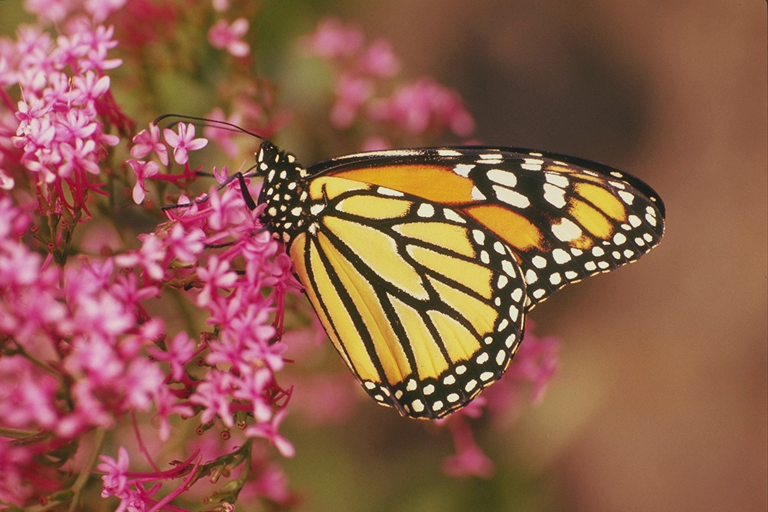
#> input picture week05_lab/dip_for_numpy/images/monarch.png, 768 x 512 px
$ python pil_step09.py
#> lines starting #> are read from the running program, lines starting #| are printed output that depends on the picture
#############################################
# Image Concatnation
#############################################

import numpy as np
from PIL import Image

img = Image.open('../images/monarch.png')
#> img is the input picture: PIL image 768x512 RGB; mean R, G, B 143.5, 93, 75
print(type(img)) # <class 'PIL.PngImagePlugin.PngImageFile'>
#| <class 'PIL.PngImagePlugin.PngImageFile'>

img.show()

np_img = np.array(img)
print('[INFO]np_img.shape : ', np_img.shape)
#| [INFO]np_img.shape :  (512, 768, 3)

# (512, 768, 3)

np_img_copy = np_img.copy()

np_slice_img = np_img[300:400,300:400,:]
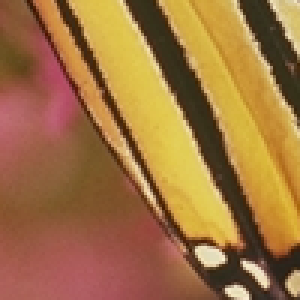
#> np_slice_img: shape (100, 100, 3) (shown 3 times larger); mean R, G, B 160.5, 115.4, 65.1
print('[INFO]np_slice_img.shape : ', np_slice_img.shape)
#| [INFO]np_slice_img.shape :  (100, 100, 3)

slice_img = Image.fromarray(np_slice_img)
slice_img.show()

# xnview

$ run again, with week05_lab/dip_for_numpy/images/baby.png copied over week05_lab/dip_for_numpy/images/monarch.png
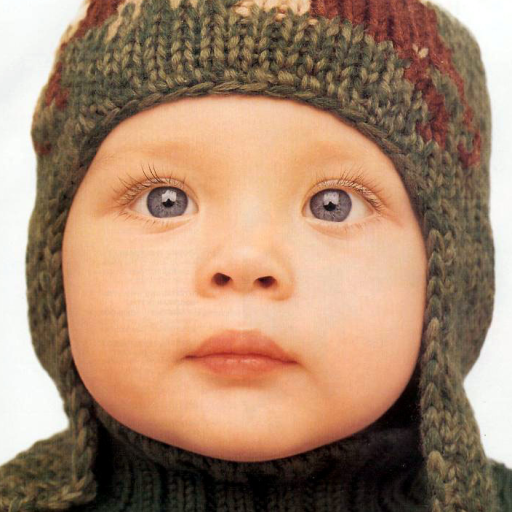
#> input picture week05_lab/dip_for_numpy/images/baby.png, 512 x 512 px
#> img is the input picture: PIL image 512x512 RGB; mean R, G, B 166.9, 134.2, 109.5
#| <class 'PIL.PngImagePlugin.PngImageFile'>
#| [INFO]np_img.shape :  (512, 512, 3)
#> `np_slice_img = np_img[300:400,300:400,:]`:
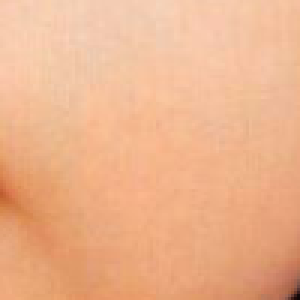
#> np_slice_img: shape (100, 100, 3) (shown 3 times larger); mean R, G, B 237.7, 179.3, 141
#| [INFO]np_slice_img.shape :  (100, 100, 3)
